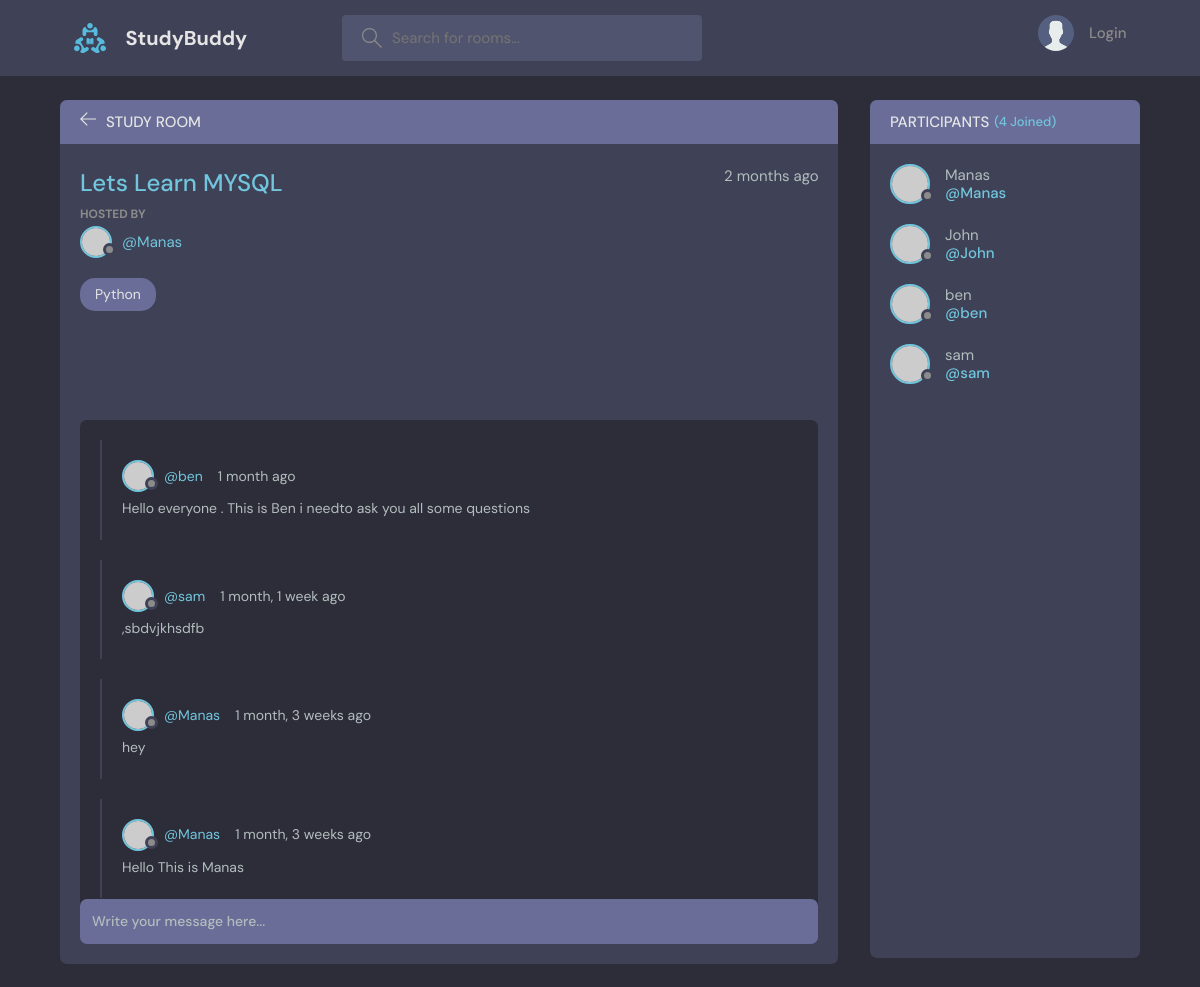
Page /room/3/ on the committed database.
### base/models.py (models this page shows, shortened)
class Room(models.Model):
    host=models.ForeignKey(User, on_delete=models.SET_NULL,null=True)
    topic=models.ForeignKey(Topic, on_delete=models.SET_NULL,null=True)
    name=models.CharField(max_length=200)
    participants=models.ManyToManyField(User,related_name='participants',blank=True)
    description=models.TextField(blank=True,null=True)
    updated=models.DateTimeField(auto_now=True)
    created=models.DateTimeField(auto_now_add=True)
    class Meta:
        ordering=['-updated','-created']

class Topic(models.Model):
    name=models.CharField(max_length=200)
    def __str__(self):
        return self.name

class Message(models.Model):
    user=models.ForeignKey(User,on_delete=models.CASCADE)
    room=models.ForeignKey(Room,on_delete=models.CASCADE)
    body=models.TextField()
    updated=models.DateTimeField(auto_now=True)
    created=models.DateTimeField(auto_now_add=True)
    class Meta:
        ordering=['-updated','-created']

### base/views.py (the view, shortened to what this page needs)
# urls.py: path('room/<str:pk>/',views.room,name="room"),
def room(request,pk):
    room=Room.objects.get(id=pk)
    room_messages=room.message_set.all()
    participants=room.participants.all()
    context={'room':room,'room_messages':room_messages,'participants':participants}
    return render(request,'room.html',context)

### templates/room.html (shortened to what this page needs)
{% extends 'main.html' %}
{% block content %}
    <main class="profile-page layout layout--2">
      <div class="container">
        <div class="room">
          <div class="room__top">
            <div class="room__topLeft">
              <a href="{% url 'home' %}">
                <svg version="1.1" xmlns="http://www.w3.org/2000/svg" width="32" height="32" viewBox="0 0 32 32">
                  <title>arrow-left</title>
                  <path
                    d="M13.723 2.286l-13.723 13.714 13.719 13.714 1.616-1.611-10.96-10.96h27.625v-2.286h-27.625l10.965-10.965-1.616-1.607z"
                  ></path>
                </svg>
              </a>
              <h3>Study Room</h3>
            </div>
          </div>
          <div class="room__box scroll">
            <div class="room__header scroll">
              <div class="room__info">
                <h3>{{room.name}}</h3>
                <span>{{room.created|timesince}} ago</span>
              </div>
              <div class="room__hosted">
                <p>Hosted By</p>
                <a href="{% url 'user-profile' room.host.id %}" class="room__author">
                  <div class="avatar avatar--small">
                    <img src="https://randomuser.me/api/portraits/men/37.jpg" />
                  </div>
                  <span>@{{room.host.username}}</span>
                </a>
              </div>
              <span class="room__topics">{{room.topic}}</span>
            </div>
            <div class="room__conversation">
              <div class="threads scroll">
                {% for message in room_messages %}
                <div class="thread">
                  <div class="thread__top">
                    <div class="thread__author">
                      <a href="{% url 'user-profile' message.user.id %}" class="thread__authorInfo">
                        <div class="avatar avatar--small">
                          <img src="https://randomuser.me/api/portraits/men/37.jpg" />
                        </div>
                        <span>@{{message.user.username}}</span>
                      </a>
                      <span class="thread__date">{{message.created|timesince}} ago</span>
                    </div>
                  </div>
                  <div class="thread__details">
                    {{message.body}}
                  </div>
                </div>
                {% endfor %}
              </div>
            </div>
          </div>
          <div class="room__message">
            <form action="" method="POST">
              <input name="body" placeholder="Write your message here..." /></form>
          </div>
        </div>
        <div class="participants">
          <h3 class="participants__top">Participants <span>({{participants.count  }} Joined)</span></h3>
          <div class="participants__list scroll">
            {% for user in participants %}
            <a href="{% url 'user-profile' user.id %}" class="participant">
              <div class="avatar avatar--medium">
                <img src="https://randomuser.me/api/portraits/men/37.jpg" />
              </div>
              <p>
                {{user.username}}
                <span>@{{user.username}}</span>
              </p>
            </a>
            {% endfor %}
          </div>
        </div>
      </div>
    </main>
{% endblock content %}

### rows in the picture
Room: name "Lets Learn MYSQL", created "2 months", host.username "Manas", topic "Python"
Message: user.username "ben", created "1 month", body "Hello everyone . This is Ben i needto ask you all some questions"
Message: user.username "sam", created "1 month, 1 week", body ",sbdvjkhsdfb"
Message: user.username "Manas", created "1 month, 3 weeks", body "hey"
Message: user.username "Manas", created "1 month, 3 weeks", body "Hello This is Manas"

### other values in the picture
{{ participants.count }} "4"
{{ user.username }} "Manas"
{{ user.username }} "John"
{{ user.username }} "ben"
{{ user.username }} "sam"
